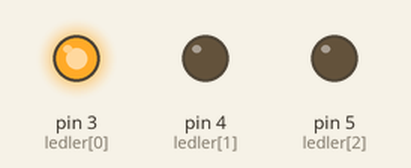
This sketch was run on a simulated Arduino Uno, built with avr-gcc and run on an emulated ATmega328P. Shown: output pins drawn as LEDs (lit = HIGH).

Above: at 0.2 s.
At 2.2 s:
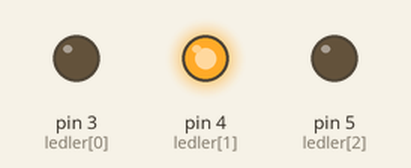
At 4.5 s:
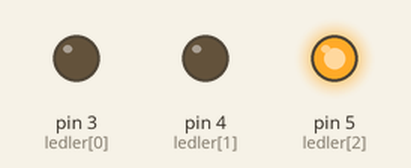
Timing chart, 0 to 6.9 s (numbered marks = the images above):
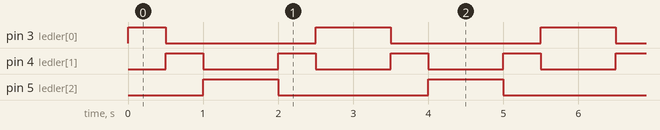

Measured:
- by itself, pin 3 (ledler[0]): repeats every 3.0 s: LOW 2.0 s, HIGH 1.0 s
- by itself, pin 4 (ledler[1]): alternates HIGH for 0.50 s and LOW for 1.0 s
- by itself, pin 5 (ledler[2]): alternates HIGH for 1.0 s and LOW for 2.0 s

The sketch:

kara__im_ek.ino
```cpp
int ledler[] = {3,4,5}; //bağladığımız pinleri programa bildiriyoruz

void setup() {

  for(int i=0; i<3; i++){ //listedeki elemanları 1 arttırmasını istiyoruz

  pinMode(ledler[i], OUTPUT);// listedeki tüm elemanların output olduğunu söylütoruz

  }

}
/*************************************************
************************************************
*********************SARA***********************
*********************AKMAN**********************
************************************************
************************************************/
void loop() {

  for(int i=0; i<3; i++){
    digitalWrite(ledler[i], HIGH); //ledi yakıyoruz
    delay(500);
    digitalWrite(ledler[i], LOW); //ledi söndürüyoruz
  }

  for(int a=2; a>-1; a--){
    digitalWrite(ledler[a], HIGH); //ledi sıra olarak tersten olacak şekilde yakıyor
    delay(500);
    digitalWrite(ledler[a], LOW); //söndürüyor
  }

}
```
